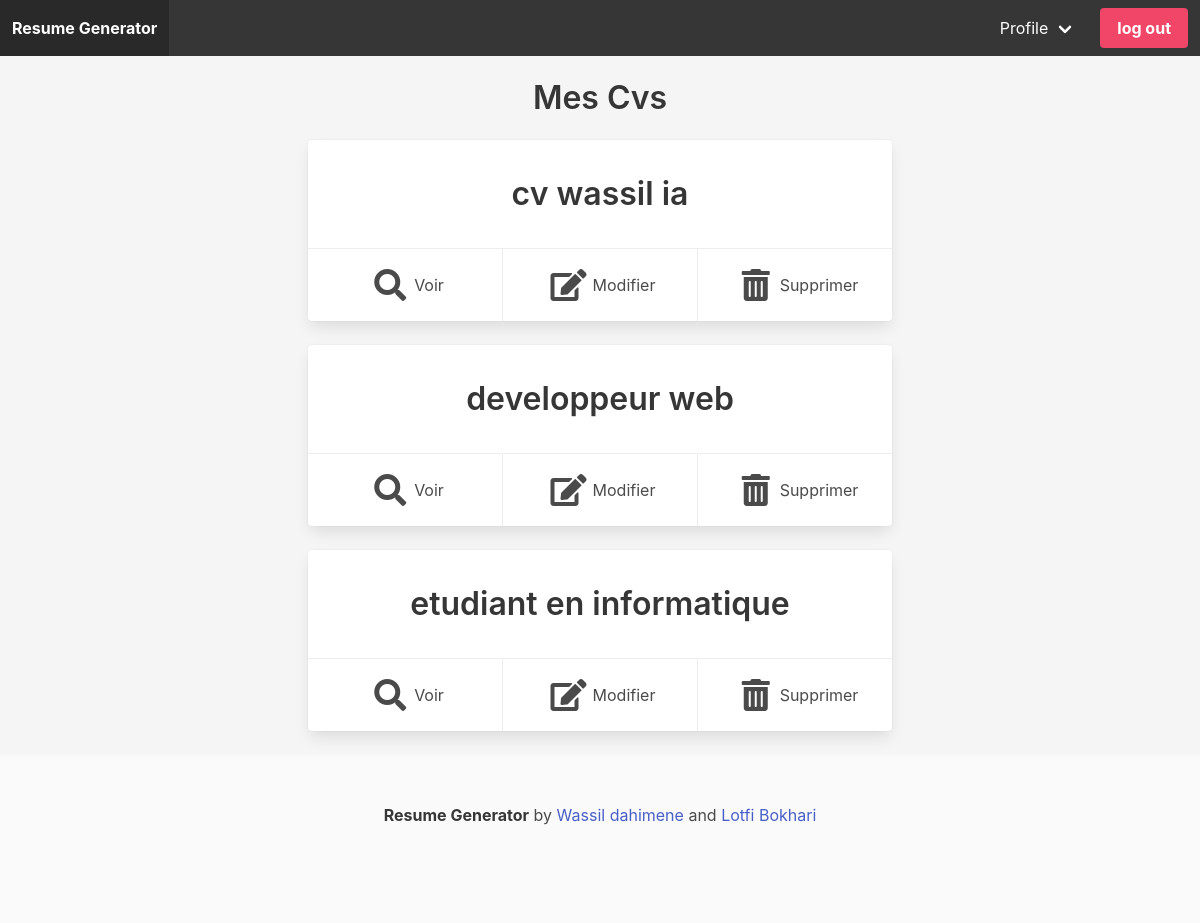
The app's page /cvs/ (signed in) with its own data.
### core/models.py (models this page shows, shortened)
class Cv(models.Model):
    title = models.CharField(max_length=100, blank =True, null=True,verbose_name="title")
    author = models.ForeignKey(settings.AUTH_USER_MODEL,on_delete=models.CASCADE)
    photo = models.ImageField(upload_to = 'images/', null=True, default='images/default.png')
    class Meta:
        verbose_name = "Cv"

### core/views.py (the view)
# urls.py: path('cvs/',view_cvs,name='view_cvs'),
@login_required
def view_cvs(request):
    try:
        cvs = Cv.objects.filter(author=request.user.id)
        if cvs != None:
            data = {'cvs':cvs}
        else:
            data = {'cvs':[{'title':'No cvs'}]}
    except:
        data = {'cvs':[{'title':'No cvs'}]}
    return render(request, 'cvs.html', data)

### core/templates/cvs.html
{% extends 'base.html' %}
{% block content %}
<div class="container">
<div class="columns is-mobile is-centered">
    <div class="column is-8">
        <div class="block has-text-centered m-5">
            <h1 class="title m-3"> Mes Cvs </h1>
          </div>
        {% for cv in cvs %}
        <div class="block has-text-centered m-5">
      <div class="card">
  <div class="card-content">
            <p class="title m-3"> {{ cv.title }} </p>
          </div>
           <footer class="card-footer">
  <p class="card-footer-item">
   <span class="icon is-large">
  <i class="fas fa-search fa-2x "></i>  </span> Voir
    </p>
      <p class="card-footer-item">
   <span class="icon is-large">
  <i class="fas fa-edit fa-2x "></i>  </span> Modifier
    </p>
  <p class="card-footer-item">
   <span class="icon is-large">
  <i class="fas fa-trash-alt fa-2x "></i>  </span> Supprimer
    </p>
  </footer>
           </div>
           </div>
        {% endfor %}
    </div>
</div>
</div>
{% endblock %}

### records on screen
Cv: title "cv wassil ia"
Cv: title "developpeur web"
Cv: title "etudiant en informatique"
